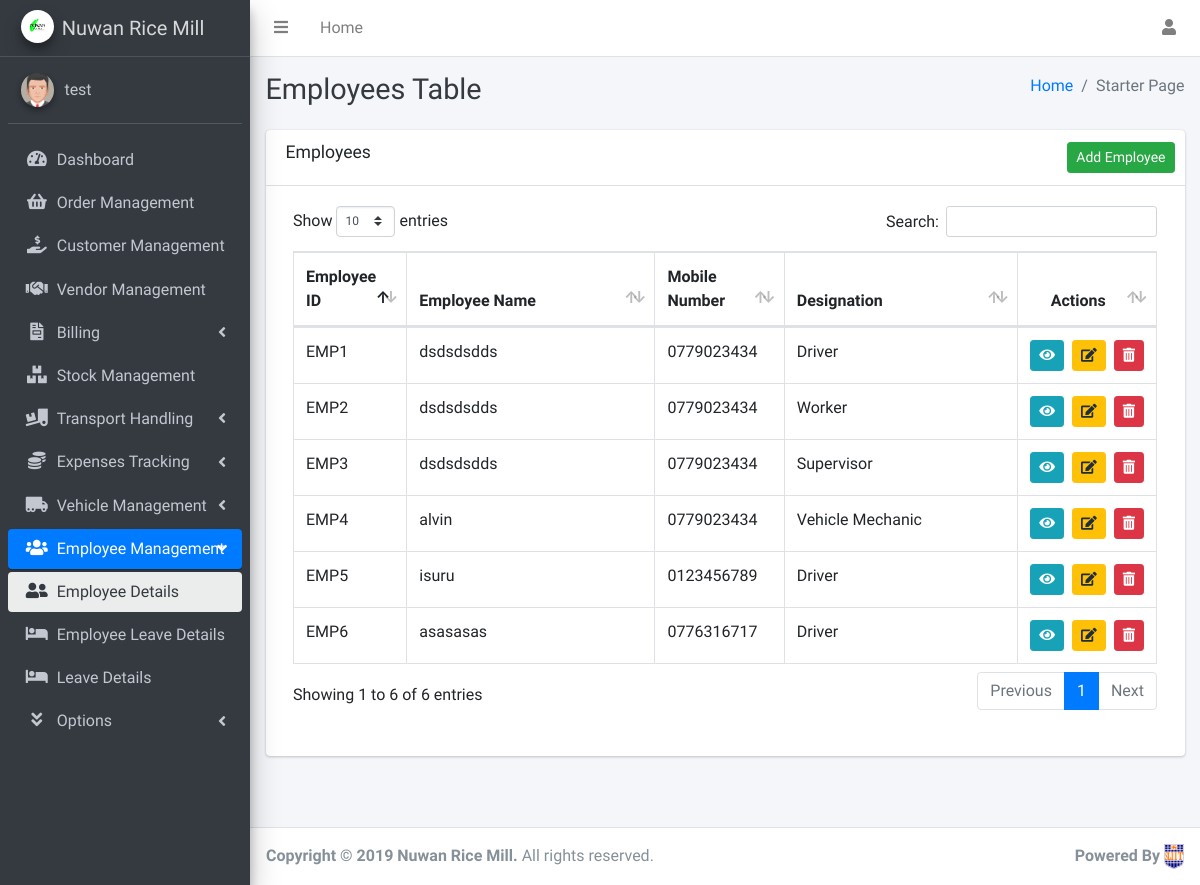
The app's page /Employee/EmployeeTable.php (signed in) with its own data.
### tables this page shows
CREATE TABLE `employee` (
  `id` int(11) NOT NULL,
  `empid` varchar(50) NOT NULL,
  `fullname` varchar(200) NOT NULL,
  `name` varchar(100) NOT NULL,
  `dob` varchar(50) NOT NULL,
  `gender` varchar(10) NOT NULL,
  `nicnum` varchar(12) NOT NULL,
  `mnumber` varchar(10) NOT NULL,
  `empaddress` varchar(250) NOT NULL,
  `jondate` varchar(50) NOT NULL,
  `emptype` varchar(15) NOT NULL,
  `designation` varchar(25) NOT NULL,
  `DrivingLicenNum` varchar(50) NOT NULL,
  `Imglocation` varchar(200) NOT NULL,
  `Imgstatus` varchar(2) NOT NULL
);

### Employee/EmployeeTable.php (the view, shortened to what this page needs)
<?php
require '../inc/dbconnect.php';
$query = "SELECT * FROM employee";
$employees = mysqli_query($con, $query);
?>
<!DOCTYPE html>
<html lang="en">
<head>
    <link rel="stylesheet" href="../dist/css/customCSS.css">
    <link rel="stylesheet" href="../plugins/overlayScrollbars/css/OverlayScrollbars.min.css">
    <link rel="stylesheet" href="../plugins/fontawesome-free/css/all.min.css">
    <link rel="stylesheet" href="../dist/css/adminlte.min.css">
    <link rel="stylesheet" href="../plugins/datatables-bs4/css/dataTables.bootstrap4.css">
    <link rel="stylesheet" href="../sweetalert/sweetalert2.min.css">
</head>
<body class="hold-transition sidebar-mini layout-fixed layout-navbar-fixed layout-footer-fixed">
    <div class="wrapper">
        <nav class="main-header navbar navbar-expand navbar-white navbar-light">
            <ul class="navbar-nav">
                <li class="nav-item">
                    <a class="nav-link" data-widget="pushmenu" href="#"><i class="fas fa-bars"></i></a>
                </li>
                <li class="nav-item d-none d-sm-inline-block">
                    <a href="#" class="nav-link">Home</a>
                </li>
            </ul>
            <ul class="navbar-nav ml-auto">
                <li class="nav-item dropdown">
                    <a class="nav-link" data-toggle="dropdown" href="#">
                        <i class="fa fa-user"></i>
                    </a>
                </li>
            </ul>
        </nav>
        <aside class="main-sidebar sidebar-dark-primary elevation-4">
            <a href="index3.html" class="brand-link">
                <img src="../dist/img/RICE.jpg" alt="Company Logo" class="brand-image img-circle elevation-3">
                <span class="brand-text font-weight-light">Nuwan Rice Mill</span>
            </a>
            <div class="sidebar">
                <div class="user-panel mt-3 pb-3 mb-3 d-flex">
                    <div class="image">
                        <img src="../dist/img/4.jpg" class="img-circle elevation-2" alt="User Image">
                    </div>
                    <div class="info">
                        <a href="#" class="d-block"><?php echo $_SESSION['username']; ?></a>
                    </div>
                </div>
                <nav class="mt-2">
                    <ul class="nav nav-pills nav-sidebar flex-column" data-widget="treeview" role="menu" data-accordion="false">
                        <li class="nav-item">
                            <a href="../index.php" class="nav-link">
                                <i class="nav-icon fas fa-tachometer-alt"></i>
                                <p>Dashboard</p>
                            </a>
                        </li>
                        <li class="nav-item">
                            <a href="../Order/OrderTable.php" class="nav-link">
                                <i class="nav-icon fas fa-shopping-basket"></i>
                                <p>Order Management</p>
                            </a>
                        </li>
                        <li class="nav-item">
                            <a href="../Customer/CustomerTable.php" class="nav-link">
                                <i class="nav-icon fas fa-hand-holding-usd"></i>
                                <p>Customer Management</p>
                            </a>
                        </li>
                        <li class="nav-item">
                            <a href="../Vendor/VendorTable.php" class="nav-link">
                                <i class="nav-icon fas fa-handshake"></i>
                                <p>Vendor Management</p>
                            </a>
                        </li>
                        <li class="nav-item has-treeview">
                            <a href="#" class="nav-link">
                                <i class="nav-icon fas fa-file-invoice"></i>
                                <p>Billing</p>
                                <i class="right fas fa-angle-left"></i>
                            </a>
                        </li>
                        <li class="nav-item">
                            <a href="#" class="nav-link">
                                <i class="nav-icon fas fa-boxes"></i>
                                <p>Stock Management</p>
                            </a>
                        </li>
                        <li class="nav-item has-treeview">
                            <a href="#" class="nav-link">
                                <i class="nav-icon fas fa-truck-loading"></i>
                                <p>Transport Handling</p>
                                <i class="right fas fa-angle-left"></i>
                            </a>
                        </li>
                        <li class="nav-item">
                            <a href="" class="nav-link">
                                <i class="nav-icon fas fa-coins"></i>
                                <p>Expenses Tracking</p>
                                <i class="right fas fa-angle-left"></i>
                            </a>
                        </li>
                        <li class="nav-item">
                            <a href="" class="nav-link">
                                <i class="nav-icon fas fa-truck-moving"></i>
                                <p>Vehicle Management
                                    <i class="right fas fa-angle-left"></i>
                                </p>
                            </a>
                        </li>
                        <li class="nav-item has-treeview menu-open">
                            <a href="" class="nav-link active">
                                <i class="nav-icon fas fa-users"></i>
                                <p>Employee Management
                                    <i class="right fas fa-angle-left"></i>
                                </p>
                            </a>
                            <ul class="nav nav-treeview">
                                <li class="nav-item">
                                    <a href="../Employee/EmployeeTable.php" class="nav-link active">
                                        <i class="nav-icon fas fa-user-friends"></i>
                                        <p>Employee Details</p>
                                    </a>
                                </li>
                                <li class="nav-item">
                                    <a href="../Employee/Leave/LeaveManagementTable.php" class="nav-link">
                                        <i class="nav-icon fas fa-bed"></i>
                                        <p>Employee Leave Details</p>
                                    </a>
                                </li>
                                <li class="nav-item">
                                    <a href="../Employee/Leave/LeaveTypeTable.php" class="nav-link">
                                        <i class="nav-icon fas fa-bed"></i>
                                        <p>Leave Details</p>
                                    </a>
                                </li>
                            </ul>
                        </li>
                        <li class="nav-item has-treeview">
                            <a href="" class="nav-link">
                                <i class="nav-icon fas fa-angle-double-down"></i>
                                <p>
                                    Options
                                    <i class="right fas fa-angle-left"></i>
                                </p>
                            </a>
                        </li>
                    </ul>
                </nav>
            </div>
        </aside>
        <div class="content-wrapper">
            <div class="content-header">
                <div class="container-fluid">
                    <div class="row mb-2">
                        <div class="col-sm-6">
                            <h1 class="m-0 text-dark">Employees <span>Table</span></h1>
                        </div>
                        <div class="col-sm-6">
                            <ol class="breadcrumb float-sm-right">
                                <li class="breadcrumb-item"><a href="#">Home</a></li>
                                <li class="breadcrumb-item active">Starter Page</li>
                            </ol>
                        </div>
                    </div>
                </div>
            </div>
            <div class="content">
                <div class="container-fluid">
                    <div class="card mb-5">
                        <div class="card-header">
                            <h3 class="card-title">Employees</h3>
                            <div class="card-tools">
                                <a href="AddEmployee.php"><button type="button" class="btn btn-success btn-sm">Add Employee</button></a>
                            </div>
                        </div>
                        <div class="card-body">
                            <div class="table-responsive">
                                <div class="dataTables_wrapper container-fluid dt-bootstrap4">
                                    <table id="example1" class="table table-bordered table-hover">
                                        <thead>
                                            <tr>
                                                <th style="width: 12%">Employee ID</th>
                                                <th>Employee Name</th>
                                                <th style="width: 15%">Mobile Number</th>
                                                <th>Designation</th>
                                                <th class="text-center" style="width: 10%">Actions</th>
                                            </tr>
                                        </thead>
                                        <tbody>
                                            <?php
                                            while ($row = mysqli_fetch_assoc($employees)) {
                                                $id = $row['id'];
                                                $empID = $row['empid'];
                                                $empName = $row['name'];
                                                $empMNumber = $row['mnumber'];
                                                $designation = $row['designation'];
                                            ?>
                                                <tr>
                                                    <td><?php echo $empID ?></td>
                                                    <td><?php echo $empName ?></td>
                                                    <td><?php echo $empMNumber ?></td>
                                                    <td><?php echo $designation ?></td>
                                                    <td class="text-center">
                                                        <div class="btn-group btn-group-sm">
                                                            <a href="ViewEmployeeDetails.php?eid=<?php echo $id  ?>"><button type="button" class="btn btn-info btn-sm" data-toggle="tooltip" data-placement="top" title="View">
                                                                    <i class="fas fa-eye"></i>
                                                                </button></a> &nbsp;&nbsp;
                                                            <a href="EmployeeDetails.php?eid=<?php echo $id  ?>"><button type="button" class="btn btn-warning btn-sm" data-toggle="tooltip" data-placement="top" title="Edit">
                                                                    <i class="fas fa-edit"></i>
                                                                </button></a> &nbsp;&nbsp;
                                                            <a href="../inc/deleteemployee.php?eid=<?php echo $id  ?>" class="btn-del"><button type="button" class="btn btn-danger btn-sm" data-toggle="tooltip" data-placement="top" title="Delete">
                                                                    <i class="fas fa-trash-alt"></i>
                                                                </button></a>
                                                        </div>
                                                    </td>
                                                </tr>
                                            <?php
                                            }
                                            ?>
                                        </tbody>
                                    </table>
                                </div>
                                <br>
                            </div>
                        </div>
                    </div>
                    <br>
                </div>
            </div>
        </div>
        <footer class="main-footer">
            <strong>Copyright &copy; 2019 Nuwan Rice Mill.</strong> All rights reserved.
            <div class="float-right d-none d-sm-inline-block">
                <b>Powered By</b> <img src="../dist/img/3.png" alt="User Image">
            </div>
        </footer>
    </div>
</body>
</html>

### records on screen
employee: empid "EMP1", name "dsdsdsdds", mnumber "0779023434", designation "Driver"
employee: empid "EMP2", name "dsdsdsdds", mnumber "0779023434", designation "Worker"
employee: empid "EMP3", name "dsdsdsdds", mnumber "0779023434", designation "Supervisor"
employee: empid "EMP4", name "alvin", mnumber "0779023434", designation "Vehicle Mechanic"
employee: empid "EMP5", name "isuru", mnumber "0123456789", designation "Driver"
employee: empid "EMP6", name "asasasas", mnumber "0776316717", designation "Driver"

### other values on screen
$_SESSION['username'] "test"
